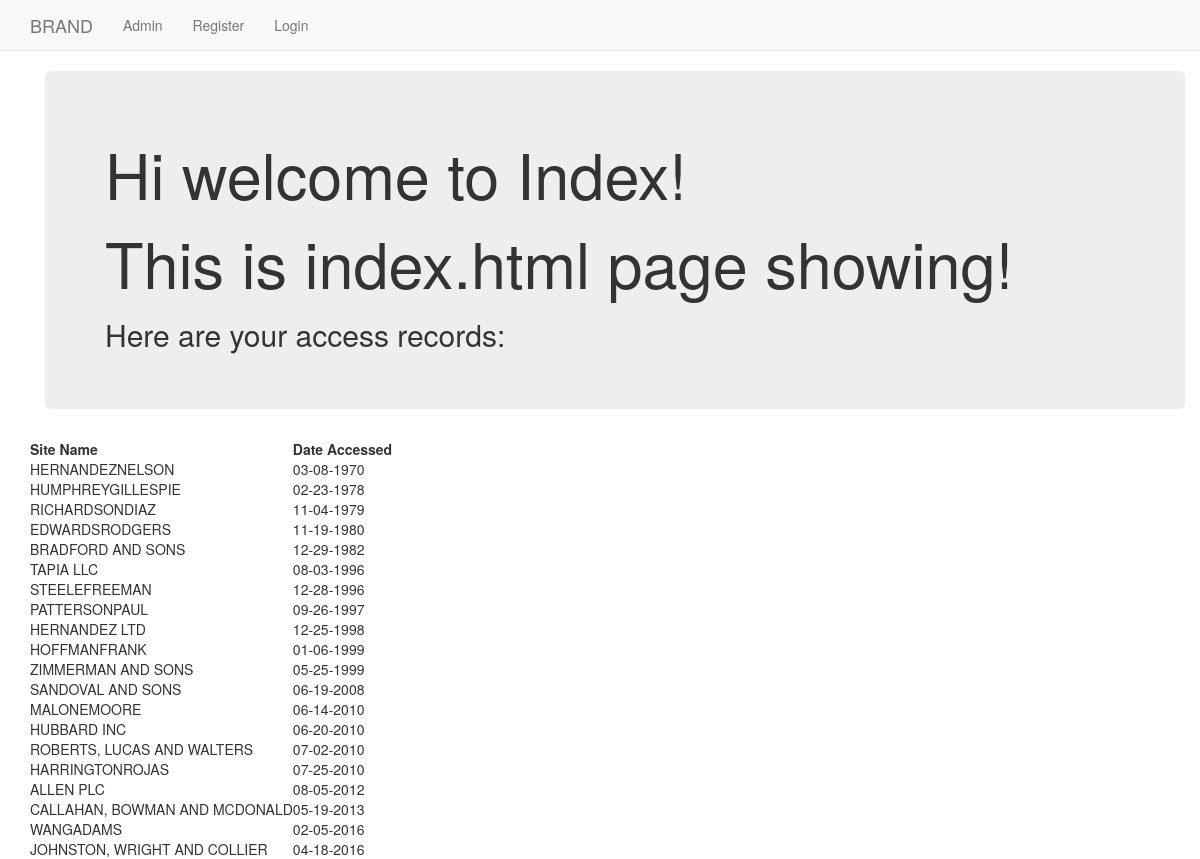
The page / on the database its author committed.
### first_app/models.py (models this page shows, shortened)
class AccessRecord(models.Model):
    name = models.ForeignKey(Webpage, on_delete=models.CASCADE)
    date = models.DateField()

class Webpage(models.Model):
    topic = models.ForeignKey(Topic, on_delete=models.CASCADE)
    name = models.CharField(max_length=264, unique=True)
    url = models.URLField(unique=True)
    def __str__(self):
        return self.name

### first_app/views.py (the view)
# urls.py: path('', views.IndexView.as_view(), name='index'),
class IndexView(TemplateView):
    template_name = 'first_app/index.html'
    def get_context_data(self, **kwargs):
        webpages_list = AccessRecord.objects.order_by('date')
        context = super().get_context_data(**kwargs)
        context['access_records'] = webpages_list
        return context

### templates/first_app/index.html
<!DOCTYPE html>
{% extends "first_app/base.html" %}
{% load static %}
    {% block body_block %}
        <div class="container">
            <div class="jumbotron">
                <h1>Hi welcome to Index!</h1>
                <h1>This is index.html page showing!</h1>
                <h2>Here are your access records:</h2>
            </div>
        </div>
        <div class="djangtwo">
            {% if access_records %}
                <table>
                    <thead>
                        <th>Site Name</th>
                        <th>Date Accessed</th>
                    </thead>
                    {% for acc in access_records %}
                    <tr>
                        <td>{{ acc.name|upper|cut:'-' }}</td>
                        <td>{{ acc.date|date:"m-d-Y" }}</td>
                    </tr>
                    {% endfor %}
                </table>
            {% else %}
                <p>NO ACCESS RECORDS FOUND!</p>
            {% endif %}
        </div>
    {% endblock %}

### rows shown on the page
AccessRecord: name "HERNANDEZNELSON", date "03-08-1970"
AccessRecord: name "HUMPHREYGILLESPIE", date "02-23-1978"
AccessRecord: name "RICHARDSONDIAZ", date "11-04-1979"
AccessRecord: name "EDWARDSRODGERS", date "11-19-1980"
AccessRecord: name "BRADFORD AND SONS", date "12-29-1982"
AccessRecord: name "TAPIA LLC", date "08-03-1996"
AccessRecord: name "STEELEFREEMAN", date "12-28-1996"
AccessRecord: name "PATTERSONPAUL", date "09-26-1997"
AccessRecord: name "HERNANDEZ LTD", date "12-25-1998"
AccessRecord: name "HOFFMANFRANK", date "01-06-1999"
AccessRecord: name "ZIMMERMAN AND SONS", date "05-25-1999"
AccessRecord: name "SANDOVAL AND SONS", date "06-19-2008"
AccessRecord: name "MALONEMOORE", date "06-14-2010"
AccessRecord: name "HUBBARD INC", date "06-20-2010"
AccessRecord: name "ROBERTS, LUCAS AND WALTERS", date "07-02-2010"
AccessRecord: name "HARRINGTONROJAS", date "07-25-2010"
AccessRecord: name "ALLEN PLC", date "08-05-2012"
AccessRecord: name "CALLAHAN, BOWMAN AND MCDONALD", date "05-19-2013"
AccessRecord: name "WANGADAMS", date "02-05-2016"
AccessRecord: name "JOHNSTON, WRIGHT AND COLLIER", date "04-18-2016"
